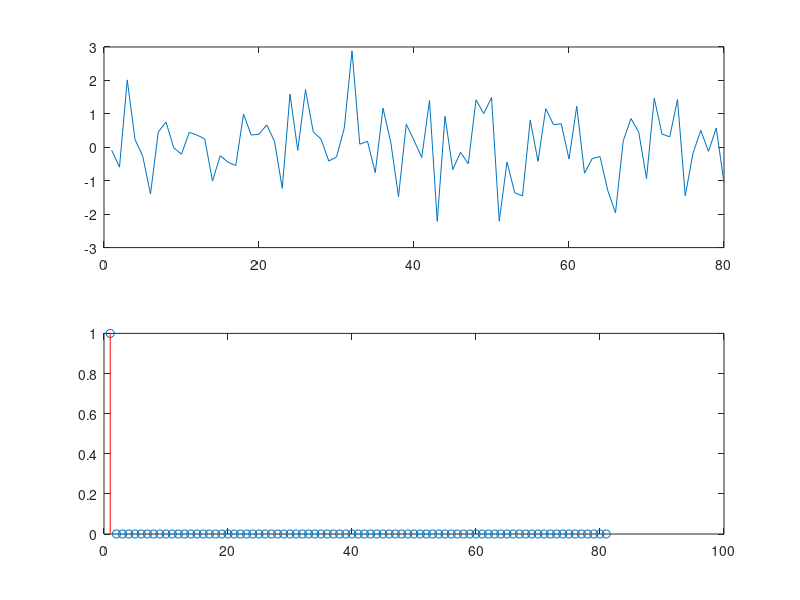

MATLAB code for this plot:
function [] = impulse_a(  )
% Part a, MA(0)
%% 
figure
subplot(2, 1, 1)
plot(normrnd(0,1,1,80))

subplot(2, 1, 2)
storage = [1 zeros(1,80)];
plot(storage, 'o')
for i = 1: length(storage)
    line([i i] ,[0 storage(i)], 'Color', 'r')
end
end
